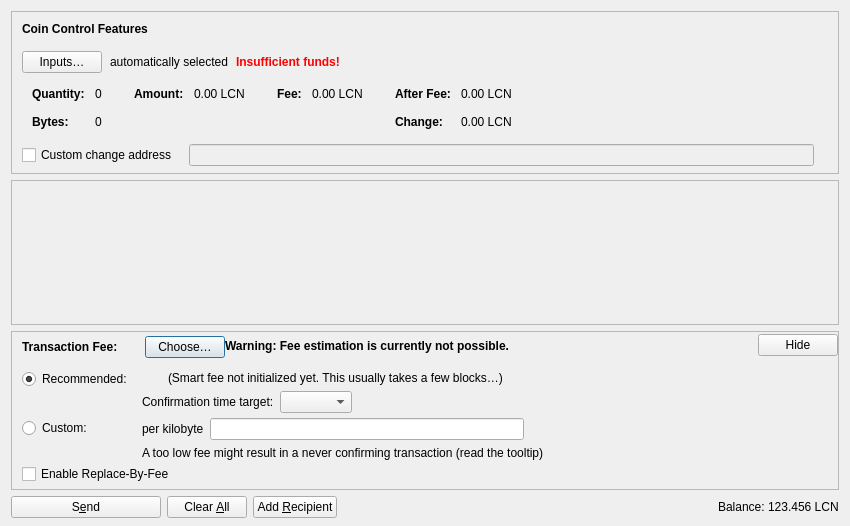
<?xml version="1.0" encoding="UTF-8"?>
<ui version="4.0">
 <class>SendCoinsDialog</class>
 <widget class="QDialog" name="SendCoinsDialog">
  <property name="geometry">
   <rect>
    <x>0</x>
    <y>0</y>
    <width>850</width>
    <height>526</height>
   </rect>
  </property>
  <property name="windowTitle">
   <string>Send Coins</string>
  </property>
  <layout class="QVBoxLayout" name="verticalLayout" stretch="0,1,0,0">
   <property name="bottomMargin">
    <number>8</number>
   </property>
   <item>
    <widget class="QFrame" name="frameCoinControl">
     <property name="sizePolicy">
      <sizepolicy hsizetype="Expanding" vsizetype="Expanding">
       <horstretch>0</horstretch>
       <verstretch>0</verstretch>
      </sizepolicy>
     </property>
     <property name="maximumSize">
      <size>
       <width>16777215</width>
       <height>16777215</height>
      </size>
     </property>
     <property name="frameShape">
      <enum>QFrame::StyledPanel</enum>
     </property>
     <property name="frameShadow">
      <enum>QFrame::Sunken</enum>
     </property>
     <layout class="QVBoxLayout" name="verticalLayoutCoinControl2">
      <property name="spacing">
       <number>0</number>
      </property>
      <property name="leftMargin">
       <number>0</number>
      </property>
      <property name="topMargin">
       <number>0</number>
      </property>
      <property name="rightMargin">
       <number>0</number>
      </property>
      <property name="bottomMargin">
       <number>6</number>
      </property>
      <item>
       <layout class="QVBoxLayout" name="verticalLayoutCoinControl" stretch="0,0,0,0,1">
        <property name="spacing">
         <number>0</number>
        </property>
        <property name="leftMargin">
         <number>10</number>
        </property>
        <property name="topMargin">
         <number>10</number>
        </property>
        <item>
         <layout class="QHBoxLayout" name="horizontalLayoutCoinControl1">
          <property name="bottomMargin">
           <number>15</number>
          </property>
          <item>
           <widget class="QLabel" name="labelCoinControlFeatures">
            <property name="sizePolicy">
             <sizepolicy hsizetype="Preferred" vsizetype="Maximum">
              <horstretch>0</horstretch>
              <verstretch>0</verstretch>
             </sizepolicy>
            </property>
            <property name="font">
             <font>
              <weight>75</weight>
              <bold>true</bold>
             </font>
            </property>
            <property name="styleSheet">
             <string notr="true">font-weight:bold;</string>
            </property>
            <property name="text">
             <string>Coin Control Features</string>
            </property>
           </widget>
          </item>
         </layout>
        </item>
        <item>
         <layout class="QHBoxLayout" name="horizontalLayoutCoinControl2" stretch="0,0,0,0">
          <property name="spacing">
           <number>8</number>
          </property>
          <property name="bottomMargin">
           <number>10</number>
          </property>
          <item>
           <widget class="QPushButton" name="pushButtonCoinControl">
            <property name="styleSheet">
             <string notr="true"/>
            </property>
            <property name="text">
             <string>Inputs…</string>
            </property>
            <property name="autoDefault">
             <bool>false</bool>
            </property>
           </widget>
          </item>
          <item>
           <widget class="QLabel" name="labelCoinControlAutomaticallySelected">
            <property name="text">
             <string>automatically selected</string>
            </property>
            <property name="margin">
             <number>5</number>
            </property>
           </widget>
          </item>
          <item>
           <widget class="QLabel" name="labelCoinControlInsuffFunds">
            <property name="font">
             <font>
              <weight>75</weight>
              <bold>true</bold>
             </font>
            </property>
            <property name="styleSheet">
             <string notr="true">color:red;font-weight:bold;</string>
            </property>
            <property name="text">
             <string>Insufficient funds!</string>
            </property>
            <property name="margin">
             <number>5</number>
            </property>
           </widget>
          </item>
          <item>
           <spacer name="horizontalSpacerCoinControl">
            <property name="orientation">
             <enum>Qt::Horizontal</enum>
            </property>
            <property name="sizeHint" stdset="0">
             <size>
              <width>40</width>
              <height>1</height>
             </size>
            </property>
           </spacer>
          </item>
         </layout>
        </item>
        <item>
         <widget class="QWidget" name="widgetCoinControl" native="true">
          <property name="sizePolicy">
           <sizepolicy hsizetype="Preferred" vsizetype="Preferred">
            <horstretch>0</horstretch>
            <verstretch>0</verstretch>
           </sizepolicy>
          </property>
          <property name="minimumSize">
           <size>
            <width>0</width>
            <height>0</height>
           </size>
          </property>
          <property name="styleSheet">
           <string notr="true"/>
          </property>
          <layout class="QHBoxLayout" name="horizontalLayoutCoinControl5">
           <property name="leftMargin">
            <number>0</number>
           </property>
           <property name="topMargin">
            <number>0</number>
           </property>
           <property name="rightMargin">
            <number>0</number>
           </property>
           <property name="bottomMargin">
            <number>0</number>
           </property>
           <item>
            <layout class="QHBoxLayout" name="horizontalLayoutCoinControl3" stretch="0,0,0,1">
             <property name="spacing">
              <number>20</number>
             </property>
             <property name="topMargin">
              <number>0</number>
             </property>
             <property name="bottomMargin">
              <number>10</number>
             </property>
             <item>
              <layout class="QFormLayout" name="formLayoutCoinControl1">
               <property name="labelAlignment">
                <set>Qt::AlignLeft|Qt::AlignVCenter</set>
               </property>
               <property name="horizontalSpacing">
                <number>10</number>
               </property>
               <property name="verticalSpacing">
                <number>14</number>
               </property>
               <property name="leftMargin">
                <number>10</number>
               </property>
               <property name="topMargin">
                <number>4</number>
               </property>
               <property name="rightMargin">
                <number>6</number>
               </property>
               <item row="0" column="0">
                <widget class="QLabel" name="labelCoinControlQuantityText">
                 <property name="font">
                  <font>
                   <weight>75</weight>
                   <bold>true</bold>
                  </font>
                 </property>
                 <property name="text">
                  <string>Quantity:</string>
                 </property>
                 <property name="margin">
                  <number>0</number>
                 </property>
                </widget>
               </item>
               <item row="0" column="1">
                <widget class="QLabel" name="labelCoinControlQuantity">
                 <property name="cursor">
                  <cursorShape>IBeamCursor</cursorShape>
                 </property>
                 <property name="contextMenuPolicy">
                  <enum>Qt::ActionsContextMenu</enum>
                 </property>
                 <property name="text">
                  <string notr="true">0</string>
                 </property>
                 <property name="margin">
                  <number>0</number>
                 </property>
                 <property name="textInteractionFlags">
                  <set>Qt::LinksAccessibleByMouse|Qt::TextSelectableByKeyboard|Qt::TextSelectableByMouse</set>
                 </property>
                </widget>
               </item>
               <item row="1" column="0">
                <widget class="QLabel" name="labelCoinControlBytesText">
                 <property name="font">
                  <font>
                   <weight>75</weight>
                   <bold>true</bold>
                  </font>
                 </property>
                 <property name="text">
                  <string>Bytes:</string>
                 </property>
                </widget>
               </item>
               <item row="1" column="1">
                <widget class="QLabel" name="labelCoinControlBytes">
                 <property name="cursor">
                  <cursorShape>IBeamCursor</cursorShape>
                 </property>
                 <property name="contextMenuPolicy">
                  <enum>Qt::ActionsContextMenu</enum>
                 </property>
                 <property name="text">
                  <string notr="true">0</string>
                 </property>
                 <property name="textInteractionFlags">
                  <set>Qt::LinksAccessibleByMouse|Qt::TextSelectableByKeyboard|Qt::TextSelectableByMouse</set>
                 </property>
                </widget>
               </item>
              </layout>
             </item>
             <item>
              <layout class="QFormLayout" name="formLayoutCoinControl2">
               <property name="horizontalSpacing">
                <number>10</number>
               </property>
               <property name="verticalSpacing">
                <number>14</number>
               </property>
               <property name="leftMargin">
                <number>6</number>
               </property>
               <property name="topMargin">
                <number>4</number>
               </property>
               <property name="rightMargin">
                <number>6</number>
               </property>
               <item row="0" column="0">
                <widget class="QLabel" name="labelCoinControlAmountText">
                 <property name="font">
                  <font>
                   <weight>75</weight>
                   <bold>true</bold>
                  </font>
                 </property>
                 <property name="text">
                  <string>Amount:</string>
                 </property>
                 <property name="margin">
                  <number>0</number>
                 </property>
                </widget>
               </item>
               <item row="0" column="1">
                <widget class="QLabel" name="labelCoinControlAmount">
                 <property name="cursor">
                  <cursorShape>IBeamCursor</cursorShape>
                 </property>
                 <property name="contextMenuPolicy">
                  <enum>Qt::ActionsContextMenu</enum>
                 </property>
                 <property name="text">
                  <string notr="true">0.00 LCN</string>
                 </property>
                 <property name="textInteractionFlags">
                  <set>Qt::LinksAccessibleByMouse|Qt::TextSelectableByKeyboard|Qt::TextSelectableByMouse</set>
                 </property>
                </widget>
               </item>
              </layout>
             </item>
             <item>
              <layout class="QFormLayout" name="formLayoutCoinControl3">
               <property name="horizontalSpacing">
                <number>10</number>
               </property>
               <property name="verticalSpacing">
                <number>14</number>
               </property>
               <property name="leftMargin">
                <number>6</number>
               </property>
               <property name="topMargin">
                <number>4</number>
               </property>
               <property name="rightMargin">
                <number>6</number>
               </property>
               <item row="0" column="0">
                <widget class="QLabel" name="labelCoinControlFeeText">
                 <property name="font">
                  <font>
                   <weight>75</weight>
                   <bold>true</bold>
                  </font>
                 </property>
                 <property name="text">
                  <string>Fee:</string>
                 </property>
                 <property name="margin">
                  <number>0</number>
                 </property>
                </widget>
               </item>
               <item row="0" column="1">
                <widget class="QLabel" name="labelCoinControlFee">
                 <property name="cursor">
                  <cursorShape>IBeamCursor</cursorShape>
                 </property>
                 <property name="contextMenuPolicy">
                  <enum>Qt::ActionsContextMenu</enum>
                 </property>
                 <property name="text">
                  <string notr="true">0.00 LCN</string>
                 </property>
                 <property name="textInteractionFlags">
                  <set>Qt::LinksAccessibleByMouse|Qt::TextSelectableByKeyboard|Qt::TextSelectableByMouse</set>
                 </property>
                </widget>
               </item>
              </layout>
             </item>
             <item>
              <layout class="QFormLayout" name="formLayoutCoinControl4">
               <property name="labelAlignment">
                <set>Qt::AlignLeft|Qt::AlignVCenter</set>
               </property>
               <property name="horizontalSpacing">
                <number>10</number>
               </property>
               <property name="verticalSpacing">
                <number>14</number>
               </property>
               <property name="leftMargin">
                <number>6</number>
               </property>
               <property name="topMargin">
                <number>4</number>
               </property>
               <property name="rightMargin">
                <number>6</number>
               </property>
               <item row="0" column="0">
                <widget class="QLabel" name="labelCoinControlAfterFeeText">
                 <property name="font">
                  <font>
                   <weight>75</weight>
                   <bold>true</bold>
                  </font>
                 </property>
                 <property name="text">
                  <string>After Fee:</string>
                 </property>
                 <property name="margin">
                  <number>0</number>
                 </property>
                </widget>
               </item>
               <item row="0" column="1">
                <widget class="QLabel" name="labelCoinControlAfterFee">
                 <property name="cursor">
                  <cursorShape>IBeamCursor</cursorShape>
                 </property>
                 <property name="contextMenuPolicy">
                  <enum>Qt::ActionsContextMenu</enum>
                 </property>
                 <property name="text">
                  <string notr="true">0.00 LCN</string>
                 </property>
                 <property name="textInteractionFlags">
                  <set>Qt::LinksAccessibleByMouse|Qt::TextSelectableByKeyboard|Qt::TextSelectableByMouse</set>
                 </property>
                </widget>
               </item>
               <item row="1" column="0">
                <widget class="QLabel" name="labelCoinControlChangeText">
                 <property name="font">
                  <font>
                   <weight>75</weight>
                   <bold>true</bold>
                  </font>
                 </property>
                 <property name="text">
                  <string>Change:</string>
                 </property>
                </widget>
               </item>
               <item row="1" column="1">
                <widget class="QLabel" name="labelCoinControlChange">
                 <property name="cursor">
                  <cursorShape>IBeamCursor</cursorShape>
                 </property>
                 <property name="contextMenuPolicy">
                  <enum>Qt::ActionsContextMenu</enum>
                 </property>
                 <property name="text">
                  <string notr="true">0.00 LCN</string>
                 </property>
                 <property name="textInteractionFlags">
                  <set>Qt::LinksAccessibleByMouse|Qt::TextSelectableByKeyboard|Qt::TextSelectableByMouse</set>
                 </property>
                </widget>
               </item>
              </layout>
             </item>
            </layout>
           </item>
          </layout>
         </widget>
        </item>
        <item>
         <layout class="QHBoxLayout" name="horizontalLayoutCoinControl4" stretch="0,0,0">
          <property name="spacing">
           <number>12</number>
          </property>
          <property name="sizeConstraint">
           <enum>QLayout::SetDefaultConstraint</enum>
          </property>
          <property name="topMargin">
           <number>5</number>
          </property>
          <property name="rightMargin">
           <number>5</number>
          </property>
          <item>
           <widget class="QCheckBox" name="checkBoxCoinControlChange">
            <property name="toolTip">
             <string>If this is activated, but the change address is empty or invalid, change will be sent to a newly generated address.</string>
            </property>
            <property name="text">
             <string>Custom change address</string>
            </property>
           </widget>
          </item>
          <item>
           <widget class="QValidatedLineEdit" name="lineEditCoinControlChange">
            <property name="enabled">
             <bool>false</bool>
            </property>
            <property name="sizePolicy">
             <sizepolicy hsizetype="Expanding" vsizetype="Fixed">
              <horstretch>0</horstretch>
              <verstretch>0</verstretch>
             </sizepolicy>
            </property>
           </widget>
          </item>
          <item>
           <widget class="QLabel" name="labelCoinControlChangeLabel">
            <property name="sizePolicy">
             <sizepolicy hsizetype="Preferred" vsizetype="Expanding">
              <horstretch>0</horstretch>
              <verstretch>0</verstretch>
             </sizepolicy>
            </property>
            <property name="minimumSize">
             <size>
              <width>0</width>
              <height>0</height>
             </size>
            </property>
            <property name="text">
             <string/>
            </property>
            <property name="margin">
             <number>3</number>
            </property>
           </widget>
          </item>
         </layout>
        </item>
        <item>
         <spacer name="verticalSpacerCoinControl">
          <property name="orientation">
           <enum>Qt::Vertical</enum>
          </property>
          <property name="sizeHint" stdset="0">
           <size>
            <width>800</width>
            <height>1</height>
           </size>
          </property>
         </spacer>
        </item>
       </layout>
      </item>
     </layout>
    </widget>
   </item>
   <item>
    <widget class="QScrollArea" name="scrollArea">
     <property name="widgetResizable">
      <bool>true</bool>
     </property>
     <widget class="QWidget" name="scrollAreaWidgetContents">
      <property name="geometry">
       <rect>
        <x>0</x>
        <y>0</y>
        <width>830</width>
        <height>104</height>
       </rect>
      </property>
      <layout class="QVBoxLayout" name="verticalLayout_2" stretch="0,1">
       <property name="leftMargin">
        <number>0</number>
       </property>
       <property name="topMargin">
        <number>0</number>
       </property>
       <property name="rightMargin">
        <number>0</number>
       </property>
       <property name="bottomMargin">
        <number>0</number>
       </property>
       <item>
        <layout class="QVBoxLayout" name="entries">
         <property name="spacing">
          <number>6</number>
         </property>
        </layout>
       </item>
       <item>
        <spacer name="verticalSpacer">
         <property name="orientation">
          <enum>Qt::Vertical</enum>
         </property>
         <property name="sizeHint" stdset="0">
          <size>
           <width>20</width>
           <height>40</height>
          </size>
         </property>
        </spacer>
       </item>
      </layout>
     </widget>
    </widget>
   </item>
   <item>
    <widget class="QFrame" name="frameFee">
     <property name="sizePolicy">
      <sizepolicy hsizetype="Expanding" vsizetype="Expanding">
       <horstretch>0</horstretch>
       <verstretch>0</verstretch>
      </sizepolicy>
     </property>
     <property name="maximumSize">
      <size>
       <width>16777215</width>
       <height>16777215</height>
      </size>
     </property>
     <property name="frameShape">
      <enum>QFrame::StyledPanel</enum>
     </property>
     <property name="frameShadow">
      <enum>QFrame::Sunken</enum>
     </property>
     <layout class="QVBoxLayout" name="verticalLayoutFee1">
      <property name="spacing">
       <number>0</number>
      </property>
      <property name="leftMargin">
       <number>0</number>
      </property>
      <property name="topMargin">
       <number>0</number>
      </property>
      <property name="rightMargin">
       <number>0</number>
      </property>
      <property name="bottomMargin">
       <number>0</number>
      </property>
      <item>
       <layout class="QVBoxLayout" name="verticalLayoutFee2" stretch="0,0,0">
        <property name="spacing">
         <number>0</number>
        </property>
        <property name="leftMargin">
         <number>10</number>
        </property>
        <property name="topMargin">
         <number>0</number>
        </property>
        <item>
         <layout class="QHBoxLayout" name="horizontalLayoutFee1">
          <property name="bottomMargin">
           <number>0</number>
          </property>
          <item>
           <layout class="QVBoxLayout" name="verticalLayoutFee7">
            <property name="spacing">
             <number>0</number>
            </property>
            <item>
             <spacer name="verticalSpacerSmartFee">
              <property name="orientation">
               <enum>Qt::Vertical</enum>
              </property>
              <property name="sizeType">
               <enum>QSizePolicy::Fixed</enum>
              </property>
              <property name="sizeHint" stdset="0">
               <size>
                <width>1</width>
                <height>4</height>
               </size>
              </property>
             </spacer>
            </item>
            <item>
             <layout class="QHBoxLayout" name="horizontalLayoutSmartFee">
              <property name="spacing">
               <number>10</number>
              </property>
              <item>
               <widget class="QLabel" name="labelFeeHeadline">
                <property name="sizePolicy">
                 <sizepolicy hsizetype="Preferred" vsizetype="Maximum">
                  <horstretch>0</horstretch>
                  <verstretch>0</verstretch>
                 </sizepolicy>
                </property>
                <property name="font">
                 <font>
                  <weight>75</weight>
                  <bold>true</bold>
                 </font>
                </property>
                <property name="styleSheet">
                 <string notr="true">font-weight:bold;</string>
                </property>
                <property name="text">
                 <string>Transaction Fee:</string>
                </property>
               </widget>
              </item>
              <item>
               <widget class="QLabel" name="labelFeeMinimized">
                <property name="text">
                 <string/>
                </property>
               </widget>
              </item>
              <item>
               <widget class="QPushButton" name="buttonChooseFee">
                <property name="text">
                 <string>Choose…</string>
                </property>
               </widget>
              </item>
             </layout>
            </item>
            <item>
             <spacer name="verticalSpacer_5">
              <property name="orientation">
               <enum>Qt::Vertical</enum>
              </property>
              <property name="sizeHint" stdset="0">
               <size>
                <width>1</width>
                <height>1</height>
               </size>
              </property>
             </spacer>
            </item>
           </layout>
          </item>
          <item>
           <widget class="QLabel" name="fallbackFeeWarningLabel">
            <property name="toolTip">
             <string>Using the fallbackfee can result in sending a transaction that will take several hours or days (or never) to confirm. Consider choosing your fee manually or wait until you have validated the complete chain.</string>
            </property>
            <property name="font">
            <font>
                <weight>75</weight>
                <bold>true</bold>
            </font>
            </property>
            <property name="text">
             <string>Warning: Fee estimation is currently not possible.</string>
            </property>
            <property name="wordWrap">
             <bool>false</bool>
            </property>
           </widget>
          </item>
          <item>
           <spacer name="horizontalSpacer_4">
            <property name="orientation">
             <enum>Qt::Horizontal</enum>
            </property>
            <property name="sizeType">
             <enum>QSizePolicy::MinimumExpanding</enum>
            </property>
            <property name="sizeHint" stdset="0">
             <size>
              <width>40</width>
              <height>20</height>
             </size>
            </property>
           </spacer>
          </item>
          <item>
           <widget class="QPushButton" name="buttonMinimizeFee">
            <property name="toolTip">
             <string>Hide transaction fee settings</string>
            </property>
            <property name="text">
             <string>Hide</string>
            </property>
           </widget>
          </item>
         </layout>
        </item>
        <item>
         <widget class="QFrame" name="frameFeeSelection">
          <layout class="QVBoxLayout" name="verticalLayoutFee12">
           <property name="spacing">
            <number>0</number>
           </property>
           <property name="leftMargin">
            <number>0</number>
           </property>
           <property name="topMargin">
            <number>0</number>
           </property>
           <property name="rightMargin">
            <number>0</number>
           </property>
           <property name="bottomMargin">
            <number>0</number>
           </property>
           <item>
            <layout class="QGridLayout" name="gridLayoutFee">
             <property name="topMargin">
              <number>10</number>
             </property>
             <property name="bottomMargin">
              <number>4</number>
             </property>
             <property name="horizontalSpacing">
              <number>10</number>
             </property>
             <property name="verticalSpacing">
              <number>4</number>
             </property>
             <item row="1" column="1">
              <layout class="QVBoxLayout" name="verticalLayoutFee8">
               <property name="spacing">
                <number>6</number>
               </property>
               <item>
                <layout class="QHBoxLayout" name="horizontalLayoutFee13">
                 <item>
                  <widget class="QLabel" name="labelCustomPerKilobyte">
                   <property name="toolTip">
                    <string>Specify a custom fee per kB (1,000 bytes) of the transaction's virtual size.

Note:  Since the fee is calculated on a per-byte basis, a fee rate of "100 satoshis per kvB" for a transaction size of 500 virtual bytes (half of 1 kvB) would ultimately yield a fee of only 50 satoshis.</string>
                   </property>
                   <property name="text">
                    <string>per kilobyte</string>
                   </property>
                  </widget>
                 </item>
                 <item>
                  <widget class="BitcoinAmountField" name="customFee"/>
                 </item>
                 <item>
                  <spacer name="horizontalSpacer_6">
                   <property name="orientation">
                    <enum>Qt::Horizontal</enum>
                   </property>
                   <property name="sizeHint" stdset="0">
                    <size>
                     <width>1</width>
                     <height>1</height>
                    </size>
                   </property>
                  </spacer>
                 </item>
                </layout>
               </item>
               <item>
                <layout class="QHBoxLayout" name="horizontalLayoutFee8">
                 <item>
                  <widget class="QLabel" name="labelCustomFeeWarning">
                   <property name="enabled">
                    <bool>true</bool>
                   </property>
                   <property name="toolTip">
                    <string>When there is less transaction volume than space in the blocks, miners as well as relaying nodes may enforce a minimum fee. Paying only this minimum fee is just fine, but be aware that this can result in a never confirming transaction once there is more demand for lyncoin transactions than the network can process.</string>
                   </property>
                   <property name="text">
                    <string>A too low fee might result in a never confirming transaction (read the tooltip)</string>
                   </property>
                  </widget>
                 </item>
                 <item>
                  <spacer name="horizontalSpacer_2">
                   <property name="orientation">
                    <enum>Qt::Horizontal</enum>
                   </property>
                   <property name="sizeHint" stdset="0">
                    <size>
                     <width>1</width>
                     <height>1</height>
                    </size>
                   </property>
                  </spacer>
                 </item>
                </layout>
               </item>
              </layout>
             </item>
             <item row="0" column="0">
              <layout class="QVBoxLayout" name="verticalLayoutFee4" stretch="0,1">
               <item>
                <widget class="QRadioButton" name="radioSmartFee">
                 <property name="text">
                  <string>Recommended:</string>
                 </property>
                 <property name="checked">
                  <bool>true</bool>
                 </property>
                 <attribute name="buttonGroup">
                  <string notr="true">groupFee</string>
                 </attribute>
                </widget>
               </item>
               <item>
                <spacer name="verticalSpacer_2">
                 <property name="orientation">
                  <enum>Qt::Vertical</enum>
                 </property>
                 <property name="sizeHint" stdset="0">
                  <size>
                   <width>1</width>
                   <height>1</height>
                  </size>
                 </property>
                </spacer>
               </item>
              </layout>
             </item>
             <item row="1" column="0">
              <layout class="QVBoxLayout" name="verticalLayoutFee9" stretch="0,1">
               <item>
                <widget class="QRadioButton" name="radioCustomFee">
                 <property name="text">
                  <string>Custom:</string>
                 </property>
                 <attribute name="buttonGroup">
                  <string notr="true">groupFee</string>
                 </attribute>
                </widget>
               </item>
               <item>
                <spacer name="verticalSpacer_6">
                 <property name="orientation">
                  <enum>Qt::Vertical</enum>
                 </property>
                 <property name="sizeHint" stdset="0">
                  <size>
                   <width>1</width>
                   <height>1</height>
                  </size>
                 </property>
                </spacer>
               </item>
              </layout>
             </item>
             <item row="0" column="1">
              <layout class="QVBoxLayout" name="verticalLayoutFee3" stretch="0,0,1">
               <property name="spacing">
                <number>6</number>
               </property>
               <property name="topMargin">
                <number>2</number>
               </property>
               <item>
                <layout class="QHBoxLayout" name="horizontalLayoutFee12">
                 <item>
                  <widget class="QLabel" name="labelSmartFee">
                   <property name="text">
                    <string/>
                   </property>
                  </widget>
                 </item>
                 <item>
                  <widget class="QLabel" name="labelFeeEstimation">
                   <property name="text">
                    <string/>
                   </property>
                  </widget>
                 </item>
                 <item>
                  <widget class="QLabel" name="labelSmartFee2">
                   <property name="text">
                    <string>(Smart fee not initialized yet. This usually takes a few blocks…)</string>
                   </property>
                  </widget>
                 </item>
                 <item>
                  <spacer name="horizontalSpacer_5">
                   <property name="orientation">
                    <enum>Qt::Horizontal</enum>
                   </property>
                   <property name="sizeHint" stdset="0">
                    <size>
                     <width>1</width>
                     <height>1</height>
                    </size>
                   </property>
                  </spacer>
                 </item>
                </layout>
               </item>
               <item>
                <layout class="QHBoxLayout" name="horizontalLayoutFee9">
                 <item>
                  <layout class="QVBoxLayout" name="verticalLayoutFee6">
                   <item>
                    <widget class="QLabel" name="labelSmartFee3">
                     <property name="text">
                      <string>Confirmation time target:</string>
                     </property>
                    </widget>
                   </item>
                  </layout>
                 </item>
                 <item>
                  <layout class="QVBoxLayout" name="verticalLayoutFee5">
                   <property name="rightMargin">
                    <number>30</number>
                   </property>
                   <item>
                    <layout class="QHBoxLayout" name="horizontalLayoutConfTarget">
                     <property name="bottomMargin">
                      <number>0</number>
                     </property>
                     <item>
                      <widget class="QComboBox" name="confTargetSelector"/>
                     </item>
                     <item>
                      <spacer name="horizontalSpacerConfTarget">
                       <property name="orientation">
                        <enum>Qt::Horizontal</enum>
                       </property>
                       <property name="sizeHint" stdset="0">
                        <size>
                         <width>40</width>
                         <height>20</height>
                        </size>
                       </property>
                      </spacer>
                     </item>
                    </layout>
                   </item>
                  </layout>
                 </item>
                </layout>
               </item>
               <item>
                <spacer name="verticalSpacer_4">
                 <property name="orientation">
                  <enum>Qt::Vertical</enum>
                 </property>
                 <property name="sizeHint" stdset="0">
                  <size>
                   <width>1</width>
                   <height>1</height>
                  </size>
                 </property>
                </spacer>
               </item>
              </layout>
             </item>
            </layout>
           </item>
           <item>
            <widget class="QCheckBox" name="optInRBF">
             <property name="text">
              <string>Enable Replace-By-Fee</string>
             </property>
             <property name="toolTip">
              <string>With Replace-By-Fee (BIP-125) you can increase a transaction's fee after it is sent. Without this, a higher fee may be recommended to compensate for increased transaction delay risk.</string>
             </property>
            </widget>
           </item>
          </layout>
         </widget>
        </item>
        <item>
         <spacer name="verticalSpacerFee">
          <property name="orientation">
           <enum>Qt::Vertical</enum>
          </property>
          <property name="sizeHint" stdset="0">
           <size>
            <width>40</width>
            <height>5</height>
           </size>
          </property>
         </spacer>
        </item>
       </layout>
      </item>
     </layout>
    </widget>
   </item>
   <item>
    <layout class="QHBoxLayout" name="horizontalLayout">
     <item>
      <widget class="QPushButton" name="sendButton">
       <property name="minimumSize">
        <size>
         <width>150</width>
         <height>0</height>
        </size>
       </property>
       <property name="toolTip">
        <string>Confirm the send action</string>
       </property>
       <property name="text">
        <string>S&amp;end</string>
       </property>
       <property name="icon">
        <iconset resource="../bitcoin.qrc">
         <normaloff>:/icons/send</normaloff>:/icons/send</iconset>
       </property>
       <property name="autoDefault">
        <bool>false</bool>
       </property>
       <property name="default">
        <bool>false</bool>
       </property>
      </widget>
     </item>
     <item>
      <widget class="QPushButton" name="clearButton">
       <property name="sizePolicy">
        <sizepolicy hsizetype="Minimum" vsizetype="Fixed">
         <horstretch>0</horstretch>
         <verstretch>0</verstretch>
        </sizepolicy>
       </property>
       <property name="toolTip">
        <string>Clear all fields of the form.</string>
       </property>
       <property name="text">
        <string>Clear &amp;All</string>
       </property>
       <property name="icon">
        <iconset resource="../bitcoin.qrc">
         <normaloff>:/icons/remove</normaloff>:/icons/remove</iconset>
       </property>
       <property name="autoDefault">
        <bool>false</bool>
       </property>
      </widget>
     </item>
     <item>
      <widget class="QPushButton" name="addButton">
       <property name="toolTip">
        <string>Send to multiple recipients at once</string>
       </property>
       <property name="text">
        <string>Add &amp;Recipient</string>
       </property>
       <property name="icon">
        <iconset resource="../bitcoin.qrc">
         <normaloff>:/icons/add</normaloff>:/icons/add</iconset>
       </property>
       <property name="autoDefault">
        <bool>false</bool>
       </property>
      </widget>
     </item>
     <item>
      <spacer name="horizontalSpacer">
       <property name="orientation">
        <enum>Qt::Horizontal</enum>
       </property>
       <property name="sizeHint" stdset="0">
        <size>
         <width>40</width>
         <height>20</height>
        </size>
       </property>
      </spacer>
     </item>
     <item>
      <layout class="QHBoxLayout" name="horizontalLayout_2">
       <property name="spacing">
        <number>3</number>
       </property>
       <item>
        <widget class="QLabel" name="labelBalanceName">
         <property name="sizePolicy">
          <sizepolicy hsizetype="Preferred" vsizetype="Fixed">
           <horstretch>0</horstretch>
           <verstretch>0</verstretch>
          </sizepolicy>
         </property>
         <property name="text">
          <string>Balance:</string>
         </property>
        </widget>
       </item>
       <item>
        <widget class="QLabel" name="labelBalance">
         <property name="sizePolicy">
          <sizepolicy hsizetype="Preferred" vsizetype="Fixed">
           <horstretch>0</horstretch>
           <verstretch>0</verstretch>
          </sizepolicy>
         </property>
         <property name="cursor">
          <cursorShape>IBeamCursor</cursorShape>
         </property>
         <property name="text">
          <string notr="true">123.456 LCN</string>
         </property>
         <property name="textInteractionFlags">
          <set>Qt::LinksAccessibleByMouse|Qt::TextSelectableByKeyboard|Qt::TextSelectableByMouse</set>
         </property>
        </widget>
       </item>
      </layout>
     </item>
    </layout>
   </item>
  </layout>
 </widget>
 <customwidgets>
  <customwidget>
   <class>QValidatedLineEdit</class>
   <extends>QLineEdit</extends>
   <header>qt/qvalidatedlineedit.h</header>
  </customwidget>
  <customwidget>
   <class>BitcoinAmountField</class>
   <extends>QLineEdit</extends>
   <header>qt/bitcoinamountfield.h</header>
   <container>1</container>
  </customwidget>
 </customwidgets>
 <resources>
  <include location="../bitcoin.qrc"/>
 </resources>
 <connections/>
 <buttongroups>
  <buttongroup name="groupFee"/>
 </buttongroups>
</ui>
